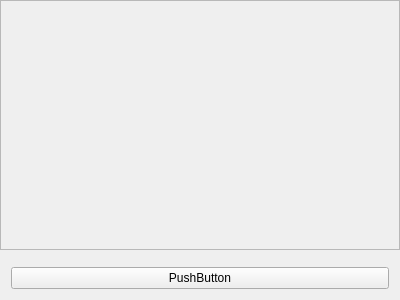
<?xml version="1.0" encoding="UTF-8"?>
<ui version="4.0">
 <class>GaussianWidget</class>
 <widget class="BaseWidget" name="GaussianWidget">
  <property name="geometry">
   <rect>
    <x>0</x>
    <y>0</y>
    <width>400</width>
    <height>300</height>
   </rect>
  </property>
  <property name="windowTitle">
   <string>GaussianWidget</string>
  </property>
  <layout class="QVBoxLayout" name="verticalLayout">
   <property name="leftMargin">
    <number>0</number>
   </property>
   <property name="topMargin">
    <number>0</number>
   </property>
   <property name="rightMargin">
    <number>0</number>
   </property>
   <property name="bottomMargin">
    <number>0</number>
   </property>
   <item>
    <widget class="QScrollArea" name="scrollArea">
     <property name="widgetResizable">
      <bool>true</bool>
     </property>
     <widget class="QWidget" name="scrollAreaWidgetContents">
      <property name="geometry">
       <rect>
        <x>0</x>
        <y>0</y>
        <width>398</width>
        <height>251</height>
       </rect>
      </property>
      <layout class="QVBoxLayout" name="verticalLayout_2">
       <property name="leftMargin">
        <number>0</number>
       </property>
       <property name="topMargin">
        <number>0</number>
       </property>
       <property name="rightMargin">
        <number>0</number>
       </property>
       <property name="bottomMargin">
        <number>0</number>
       </property>
       <item>
        <widget class="QLabel" name="labelImage"/>
       </item>
      </layout>
     </widget>
    </widget>
   </item>
   <item>
    <widget class="QWidget" name="widget" native="true">
     <layout class="QHBoxLayout" name="horizontalLayout">
      <item>
       <widget class="QPushButton" name="pushButton">
        <property name="text">
         <string>PushButton</string>
        </property>
       </widget>
      </item>
     </layout>
    </widget>
   </item>
  </layout>
 </widget>
 <layoutdefault spacing="6" margin="11"/>
 <customwidgets>
  <customwidget>
   <class>BaseWidget</class>
   <extends>QWidget</extends>
   <header>basewidget.h</header>
   <container>1</container>
  </customwidget>
 </customwidgets>
 <resources/>
 <connections/>
</ui>
